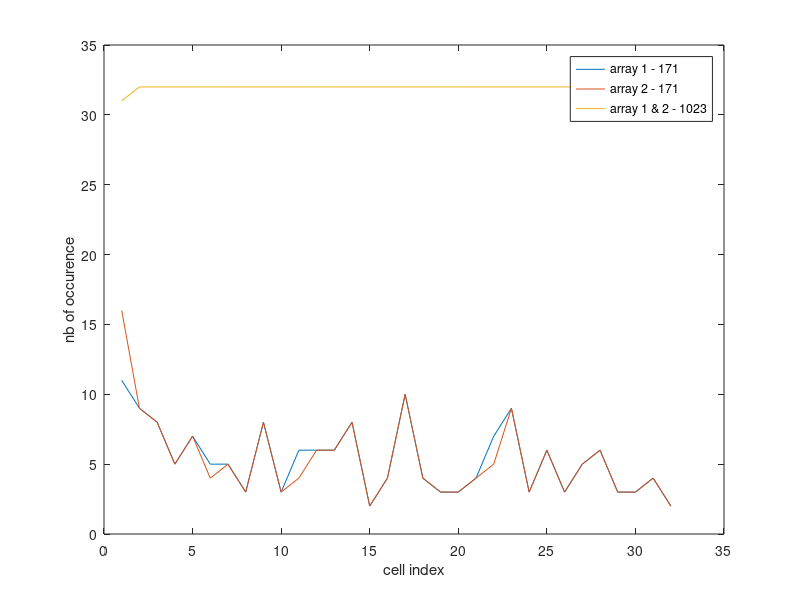

Source code (MATLAB):
array_0 = [11, 9, 8, 5, 7, 5, 5, 3, 8, 3, 6, 6, 6, 8, 2, 4, 10, 4, 3, 3, 4, 7, 9, 3, 6, 3, 5, 6, 3, 3, 4, 2];
array_1 = [16, 9, 8, 5, 7, 4, 5, 3, 8, 3, 4, 6, 6, 8, 2, 4, 10, 4, 3, 3, 4, 5, 9, 3, 6, 3, 5, 6, 3, 3, 4, 2];

array_th = [31, 32, 32, 32, 32, 32, 32, 32, 32, 32, 32, 32, 32, 32, 32, 32, 32, 32, 32, 32, 32, 32, 32, 32, 32, 32, 32, 32, 32, 32, 32, 32];

fig = figure;
plot(1:32, array_0); hold on;
plot(1:32, array_1); hold on;
plot(1:32, array_th)
xlabel("cell index");
ylabel("nb of occurence");
legend("array 1 - 171", "array 2 - 171", "array 1 & 2 - 1023");

saveas(fig, "cell_occurence_171.png");